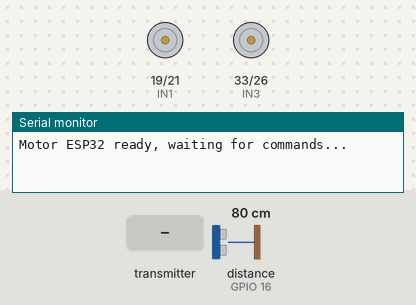
Simulated run of this sketch. Board: ESP32. On the bench: motor-driver pin pairs drawn as motors (green arrow = first pin HIGH = forward, orange = second pin HIGH = backward, longer = more drive, scaled by the enable pin), the last lines printed to the serial monitor. The test bench sets the inputs (shaded band); at power-on: distance to the obstacle (sensor on GPIO 16) 80 cm. The echo pulse lasts 58.3 µs per cm.

Above: at 1.2 s.
1.3 s: the transmitter starts sending command = 1
At 1.7 s:
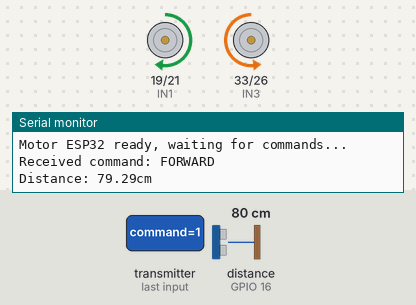
2.8 s: the transmitter starts sending command = 2
At 3.8 s:
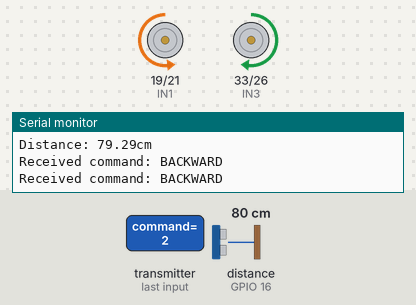
4.3 s: the transmitter starts sending command = 3
At 5.0 s:
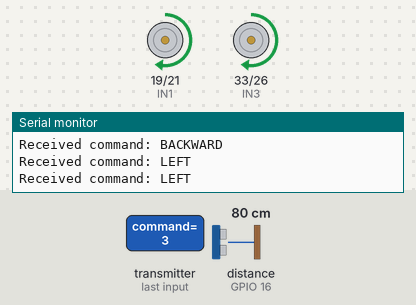
5.8 s: the transmitter starts sending command = 0
At 6.1 s:
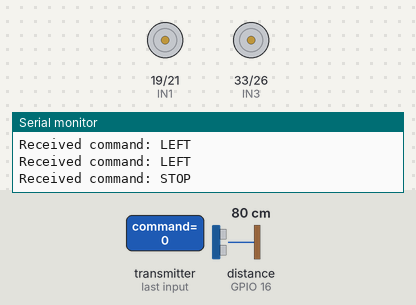
Timing chart, 0 to 8.8 s (numbered marks = the images above; inputs shaded):
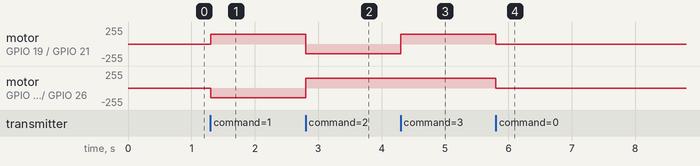

The sketch:

receiver_with_sensor.ino
```cpp
#include <esp_now.h>
#include <WiFi.h>

#define ENA 18
#define IN1 19
#define IN2 21

#define ENB 27
#define IN3 33
#define IN4 26

#define TRIG 17
#define ECHO 16

#define PWM_FREQ 1000
#define PWM_RES  8

#define SPEED 145
#define TIMEOUT_MS 10000
#define STOP_DISTANCE 20

typedef struct {
  int command;
} GestureData;

GestureData gesture;
unsigned long lastReceived = 0;
bool connectionLost = false;

float getDistance() {
  digitalWrite(TRIG, LOW);
  delayMicroseconds(2);
  digitalWrite(TRIG, HIGH);
  delayMicroseconds(10);
  digitalWrite(TRIG, LOW);

  long duration = pulseIn(ECHO, HIGH, 30000);
  return duration * 0.034 / 2;
}

void stopMotors() {
  digitalWrite(IN1, LOW); digitalWrite(IN2, LOW);
  digitalWrite(IN3, LOW); digitalWrite(IN4, LOW);
  ledcWrite(ENA, 0);
  ledcWrite(ENB, 0);
}

void forward() {
  float distance = getDistance();
  Serial.print("Distance: "); Serial.print(distance); Serial.println("cm");

  if (distance > 0 && distance < STOP_DISTANCE) {
    Serial.println("Obstacle detected — stopping!");
    stopMotors();
    return;
  }

  digitalWrite(IN1, HIGH); digitalWrite(IN2, LOW);
  digitalWrite(IN3, LOW);  digitalWrite(IN4, HIGH);
  ledcWrite(ENA, SPEED);
  ledcWrite(ENB, SPEED);
}

void backward() {
  digitalWrite(IN1, LOW);  digitalWrite(IN2, HIGH);
  digitalWrite(IN3, HIGH); digitalWrite(IN4, LOW);
  ledcWrite(ENA, SPEED);
  ledcWrite(ENB, SPEED);
}

void turnLeft() {
  digitalWrite(IN1, HIGH); digitalWrite(IN2, LOW);
  digitalWrite(IN3, HIGH); digitalWrite(IN4, LOW);
  ledcWrite(ENA, SPEED);
  ledcWrite(ENB, SPEED);
}

void turnRight() {
  digitalWrite(IN1, LOW);  digitalWrite(IN2, HIGH);
  digitalWrite(IN3, LOW);  digitalWrite(IN4, HIGH);
  ledcWrite(ENA, SPEED);
  ledcWrite(ENB, SPEED);
}

void onReceive(const esp_now_recv_info *info, const uint8_t *data, int len) {
  memcpy(&gesture, data, sizeof(gesture));
  lastReceived = millis();

  if (connectionLost) {
    connectionLost = false;
    Serial.println("Connection restored!");
  }

  if (gesture.command == 99) {
    Serial.println("Heartbeat received");
    return;
  }

  Serial.print("Received command: ");
  switch (gesture.command) {
    case 0: Serial.println("STOP");     stopMotors(); break;
    case 1: Serial.println("FORWARD");  forward();    break;
    case 2: Serial.println("BACKWARD"); backward();   break;
    case 3: Serial.println("LEFT");     turnLeft();   break;
    case 4: Serial.println("RIGHT");    turnRight();  break;
  }
}

void setup() {
  Serial.begin(115200);

  pinMode(IN1, OUTPUT); pinMode(IN2, OUTPUT);
  pinMode(IN3, OUTPUT); pinMode(IN4, OUTPUT);
  ledcAttach(ENA, PWM_FREQ, PWM_RES);
  ledcAttach(ENB, PWM_FREQ, PWM_RES);
  stopMotors();

  pinMode(TRIG, OUTPUT);
  pinMode(ECHO, INPUT);

  WiFi.mode(WIFI_STA);

  if (esp_now_init() != ESP_OK) {
    Serial.println("ESP-NOW init failed");
    return;
  }

  esp_now_register_recv_cb(onReceive);
  lastReceived = millis();
  Serial.println("Motor ESP32 ready, waiting for commands...");
}

void loop() {
  if (millis() - lastReceived > TIMEOUT_MS && !connectionLost) {
    connectionLost = true;
    stopMotors();
    Serial.println("Connection lost — motors stopped!");
  }
}
```

Measured:
- after the input at 1.3 s, motor on GPIO 19 (IN1) / GPIO 21 (IN2): stopped → forward 144/255 at once; motor on GPIO 33 (IN3) / GPIO 26 (IN4): stopped → backward 144/255 at once
- after the input at 2.8 s, motor on GPIO 19 (IN1) / GPIO 21 (IN2): forward 144/255 → backward 144/255 at once; motor on GPIO 33 (IN3) / GPIO 26 (IN4): backward 144/255 → forward 144/255 at once
- after the input at 4.3 s, motor on GPIO 19 (IN1) / GPIO 21 (IN2): backward 144/255 → forward 144/255 at once
- after the input at 5.8 s, motor on GPIO 19 (IN1) / GPIO 21 (IN2), motor on GPIO 33 (IN3) / GPIO 26 (IN4): forward 144/255 → stopped at once
